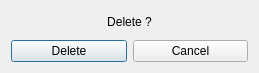
<?xml version="1.0" encoding="UTF-8"?>
<ui version="4.0">
 <class>Delete</class>
 <widget class="QDialog" name="Delete">
  <property name="geometry">
   <rect>
    <x>0</x>
    <y>0</y>
    <width>259</width>
    <height>73</height>
   </rect>
  </property>
  <property name="windowTitle">
   <string>Dialog</string>
  </property>
  <layout class="QVBoxLayout" name="verticalLayout">
   <item>
    <widget class="QLabel" name="label">
     <property name="text">
      <string>Delete ?</string>
     </property>
     <property name="alignment">
      <set>Qt::AlignCenter</set>
     </property>
     <property name="wordWrap">
      <bool>true</bool>
     </property>
     <property name="textInteractionFlags">
      <set>Qt::TextSelectableByKeyboard|Qt::TextSelectableByMouse</set>
     </property>
    </widget>
   </item>
   <item>
    <layout class="QHBoxLayout" name="horizontalLayout">
     <item>
      <widget class="QPushButton" name="pushButtonDelete">
       <property name="text">
        <string>Delete</string>
       </property>
      </widget>
     </item>
     <item>
      <widget class="QPushButton" name="pushButtonCancel">
       <property name="text">
        <string>Cancel</string>
       </property>
      </widget>
     </item>
    </layout>
   </item>
  </layout>
 </widget>
 <resources/>
 <connections>
  <connection>
   <sender>pushButtonCancel</sender>
   <signal>clicked()</signal>
   <receiver>Delete</receiver>
   <slot>close()</slot>
   <hints>
    <hint type="sourcelabel">
     <x>136</x>
     <y>37</y>
    </hint>
    <hint type="destinationlabel">
     <x>136</x>
     <y>46</y>
    </hint>
   </hints>
  </connection>
  <connection>
   <sender>pushButtonDelete</sender>
   <signal>clicked()</signal>
   <receiver>Delete</receiver>
   <slot>accept()</slot>
   <hints>
    <hint type="sourcelabel">
     <x>38</x>
     <y>32</y>
    </hint>
    <hint type="destinationlabel">
     <x>41</x>
     <y>50</y>
    </hint>
   </hints>
  </connection>
 </connections>
</ui>
